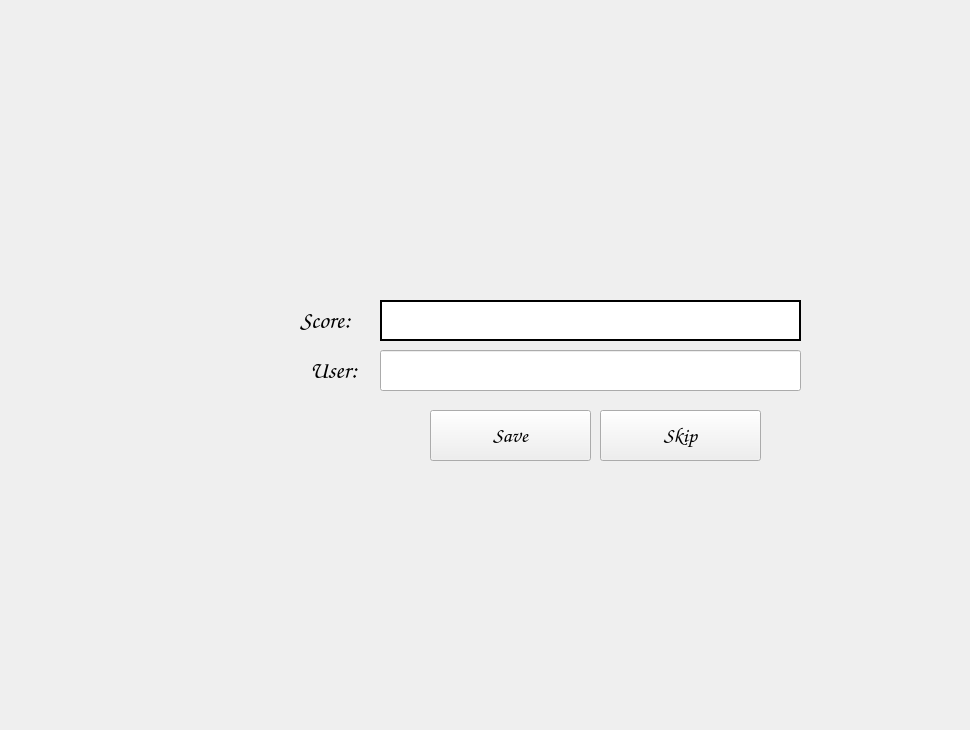
    <widget class="QWidget" name="page_4">
     <widget class="QLabel" name="bgWin">
      <property name="geometry">
       <rect>
        <x>0</x>
        <y>0</y>
        <width>961</width>
        <height>721</height>
       </rect>
      </property>
      <property name="text">
       <string/>
      </property>
      <property name="pixmap">
       <pixmap resource="resource.qrc">:/img/img/win.png</pixmap>
      </property>
      <property name="alignment">
       <set>Qt::AlignCenter</set>
      </property>
     </widget>
     <widget class="QPushButton" name="saveBt">
      <property name="geometry">
       <rect>
        <x>430</x>
        <y>410</y>
        <width>161</width>
        <height>51</height>
       </rect>
      </property>
      <property name="font">
       <font>
        <family>Comic Sans MS</family>
        <pointsize>16</pointsize>
       </font>
      </property>
      <property name="text">
       <string>Save</string>
      </property>
     </widget>
     <widget class="QLabel" name="scorelbl_3">
      <property name="geometry">
       <rect>
        <x>380</x>
        <y>300</y>
        <width>421</width>
        <height>41</height>
       </rect>
      </property>
      <property name="font">
       <font>
        <family>Comic Sans MS</family>
        <pointsize>16</pointsize>
       </font>
      </property>
      <property name="styleSheet">
       <string notr="true">background:rgb(255, 255, 255);</string>
      </property>
      <property name="frameShape">
       <enum>QFrame::WinPanel</enum>
      </property>
      <property name="frameShadow">
       <enum>QFrame::Plain</enum>
      </property>
      <property name="text">
       <string/>
      </property>
     </widget>
     <widget class="QLineEdit" name="lineEdit_username">
      <property name="geometry">
       <rect>
        <x>380</x>
        <y>350</y>
        <width>421</width>
        <height>41</height>
       </rect>
      </property>
      <property name="font">
       <font>
        <family>Comic Sans MS</family>
        <pointsize>16</pointsize>
       </font>
      </property>
     </widget>
     <widget class="QLabel" name="label">
      <property name="geometry">
       <rect>
        <x>300</x>
        <y>300</y>
        <width>81</width>
        <height>41</height>
       </rect>
      </property>
      <property name="font">
       <font>
        <family>Comic Sans MS</family>
        <pointsize>18</pointsize>
       </font>
      </property>
      <property name="text">
       <string>Score:</string>
      </property>
     </widget>
     <widget class="QLabel" name="label_2">
      <property name="geometry">
       <rect>
        <x>310</x>
        <y>350</y>
        <width>61</width>
        <height>41</height>
       </rect>
      </property>
      <property name="font">
       <font>
        <family>Comic Sans MS</family>
        <pointsize>18</pointsize>
       </font>
      </property>
      <property name="text">
       <string>User:</string>
      </property>
     </widget>
     <widget class="QPushButton" name="skipBt">
      <property name="geometry">
       <rect>
        <x>600</x>
        <y>410</y>
        <width>161</width>
        <height>51</height>
       </rect>
      </property>
      <property name="font">
       <font>
        <family>Comic Sans MS</family>
        <pointsize>16</pointsize>
       </font>
      </property>
      <property name="styleSheet">
       <string notr="true"/>
      </property>
      <property name="text">
       <string>Skip</string>
      </property>
     </widget>
     <widget class="QLabel" name="errorlbl">
      <property name="geometry">
       <rect>
        <x>380</x>
        <y>260</y>
        <width>571</width>
        <height>31</height>
       </rect>
      </property>
      <property name="font">
       <font>
        <family>Comic Sans MS</family>
        <pointsize>16</pointsize>
       </font>
      </property>
      <property name="styleSheet">
       <string notr="true">color:rgb(227, 0, 0);</string>
      </property>
      <property name="text">
       <string/>
      </property>
     </widget>
    </widget>
